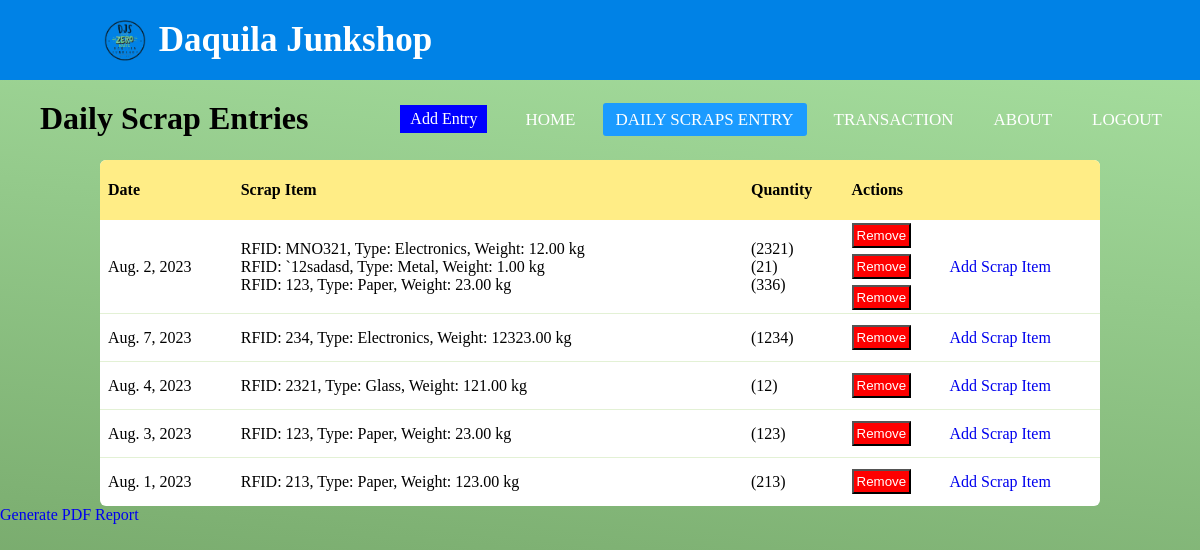
/daily_scrap_table/ (signed in), run on an earlier commit of the app's database.
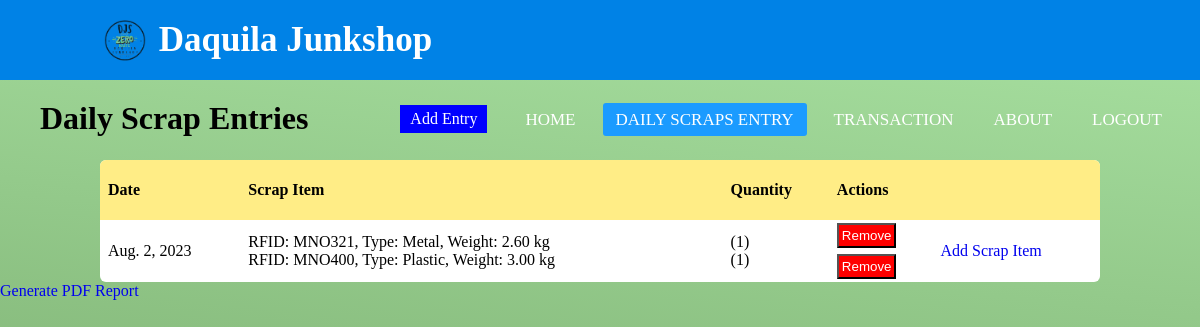
And on a later commit of the database.
### app1/models.py (models this page shows, shortened)
class DailyScrapEntry(models.Model):
    date = models.DateField()
    customer = models.ForeignKey(Customer, on_delete=models.SET_NULL, null=True, blank=True)
    staff_responsible = models.ForeignKey(User, on_delete=models.SET_NULL, null=True, blank=True)
    scraps = models.ManyToManyField(ScrapItem, through='ScrapEntryDetail')

class ScrapEntryDetail(models.Model):
    daily_scrap_entry = models.ForeignKey(DailyScrapEntry, on_delete=models.CASCADE)
    scrap_item = models.ForeignKey(ScrapItem, on_delete=models.CASCADE)
    quantity = models.PositiveIntegerField(default=1)

class ScrapItem(models.Model):
    RFID = models.CharField(max_length=100, unique=True)
    weight = models.DecimalField(max_digits=10, decimal_places=2)
    scrap_type = models.ForeignKey(ScrapType, on_delete=models.CASCADE)
    def __str__(self):
        return f"RFID: {self.RFID}, Type: {self.scrap_type}, Weight: {self.weight} kg"

class ScrapType(models.Model):
    name = models.CharField(max_length=50, unique=True)
    def __str__(self):
        return self.name

### app1/views.py (the view)
# urls.py: path('daily_scrap_table/', views.daily_scrap_table, name='daily_scrap_table'),
@login_required(login_url='login')
def daily_scrap_table(request):
    daily_scrap_entries = DailyScrapEntry.objects.all()
    return render(request, 'daily_scrap_table.html', {'daily_scrap_entries': daily_scrap_entries})

### app1/templates/daily_scrap_table.html (shortened to what this page needs)
{% extends 'base.html' %}
{% block content %}
{% load static %}
<link rel="stylesheet" href="{% static "daily_scrap_table.css" %}">
<div class="header">
    <h1>Daily Scrap Entries</h1>
    <a href="{% url 'add_daily_scrap_entry' %}" class="add_entry">Add Entry</a>
</div>
<table>
    <thead>
        <tr>
            <th>Date</th>
            <th>Scrap Item</th>
            <th>Quantity</th>
            <th colspan="2">Actions</th>
        </tr>
    <thead>
    <tbody>
        {% for entry in daily_scrap_entries %}
        <tr>
            <td>{{ entry.date }}</td>
            <td>
                {% for scrap_entry_detail in entry.scrapentrydetail_set.all %}
                {{ scrap_entry_detail.scrap_item }}<br />
                {% endfor %}
            </td>
            <td>
                {% for scrap_entry_detail in entry.scrapentrydetail_set.all %}
                ({{ scrap_entry_detail.quantity }}) <br />
                {% endfor %}
            </td>
            <td>
                {% for scrap_entry_detail in entry.scrapentrydetail_set.all %}
                <form action="{% url 'remove_scrap_entry_detail' scrap_entry_detail.id %}" method="post">
                    <button type="submit" class="remove">Remove</button>
                </form>
                {% endfor %}
            </td>
            <td>
                <a href="{% url 'add_scrap_item_to_daily_scrap_entry' entry.id %}">Add Scrap Item</a>
            </td>
        </tr>
        {% endfor %}
    </tbody>
<a href="{% url 'generate_pdf_report' %}" class="btn btn-primary">Generate PDF Report</a>
{% endblock content %}

### app1/templates/base.html (shortened to what this page needs)
{% load static %}
<!DOCTYPE html>
<html>
<head>
	<link rel="stylesheet" href="{% static "navbar.css" %}">
	<link rel="stylesheet" href="{% static "base.css" %}">
    <link rel="stylesheet" href="https://cdnjs.cloudflare.com/ajax/libs/font-awesome/5.15.3/css/all.min.css"/>
</head>
<body>
	<div class="bubbles">
	{% include "navbar.html" %}
	{% block content %}
	{% endblock content %}
</div>
</body>
</html>

### app1/templates/navbar.html (shortened to what this page needs)
{% load static %}
    <nav>
          <span class="logo">
            <img src="{% static 'img/logotps.png' %}" width="50" class="logo-img">
          <span>Daquila Junkshop</span>
        </span>
      <ul>
        <li><a href="#">Home</a></li>
        <li><a {% if request.resolver_match.url_name == 'daily_scrap_table' %}class="active"{% endif %} href="{% url 'daily_scrap_table' %}">Daily Scraps Entry</a></li>
        <li><a {% if request.resolver_match.url_name == 'transaction_list' %}class="active"{% endif %} href="{% url 'transaction_list' %}">Transaction</a></li>
        <li><a href="#">About</a></li>
        {% if user.is_authenticated %}
          <li><a href="{% url 'logout' %}">Logout</a></li>
        {% else %}
          <li><a {% if request.resolver_match.url_name == 'login' %}class="active"{% endif %} href="{% url 'login' %}">Login</a></li>
        {% endif %}
      </ul>
    </nav>

### static/navbar.css (style rules this page uses)
* { padding: 0; margin: 0; text-decoration: none; list-style: none; box-sizing: border-box; }
body { font-family: montserrat; height: 100vh; margin: 0; padding: 0; background: rgb(105,153,92); background: linear-gradient(6deg, rgba(105,153,92,1) 0%, rgba(169,226,162,1) 100%); }
nav { background: #0082e6; height: 80px; width: 100%; }
.logo-img { position: relative; top: 15px; }
span.logo { color: white; font-size: 35px; line-height: 80px; padding: 0 100px; font-weight: bold; }
nav ul { float: right; margin-right: 20px; }
nav ul li { display: inline-block; line-height: 80px; margin: 0 5px; }
nav ul li a { color: white; font-size: 17px; padding: 7px 13px; border-radius: 3px; text-transform: uppercase; }
a.active,a:hover { background: #1b9bff; transition: .5s; }

### static/base.css (style rules this page uses)
.bubbles { position: relative; width: 100%; height: 100vh; overflow: hidden; }

### static/daily_scrap_table.css (style rules this page uses)
.header { display: flex; justify-content: space-between; align-items: center; padding: 0 20px; margin: 20px; }
.add_entry { padding: 5px 10px; background: blue; color: white; }
.remove { padding: 3px; background: #FE0000; color: white; margin: 3px 0; }
table { border-spacing: 1; border-collapse: collapse; background: white; border-radius: 6px; overflow: hidden; max-width: 1000px; width: 100%; margin: 0 auto; position: relative; }
table * { position: relative; }
table td, table th { padding-left: 8px; }
table thead tr { height: 60px; background: #FFED86; font-size: 16px; }
table tbody tr { height: 48px; border-bottom: 1px solid #E3F1D5; }
table tbody tr:last-child { border: 0; }
table td, table th { text-align: left; }

What changed in the data, as far as the page shows it:
removed ScrapEntryDetail: scrap_item "RFID: MNO321, Type: Electronics, Weight: 12.00 kg", quantity "2321"
removed ScrapEntryDetail: scrap_item "RFID: `12sadasd, Type: Metal, Weight: 1.00 kg", quantity "21"
removed ScrapEntryDetail: scrap_item "RFID: 123, Type: Paper, Weight: 23.00 kg", quantity "336"
removed DailyScrapEntry: date "Aug. 7, 2023"
removed ScrapEntryDetail: scrap_item "RFID: 234, Type: Electronics, Weight: 12323.00 kg", quantity "1234"
removed DailyScrapEntry: date "Aug. 4, 2023"
removed ScrapEntryDetail: scrap_item "RFID: 2321, Type: Glass, Weight: 121.00 kg", quantity "12"
removed DailyScrapEntry: date "Aug. 3, 2023"
removed ScrapEntryDetail: scrap_item "RFID: 123, Type: Paper, Weight: 23.00 kg", quantity "123"
removed DailyScrapEntry: date "Aug. 1, 2023"
removed ScrapEntryDetail: scrap_item "RFID: 213, Type: Paper, Weight: 123.00 kg", quantity "213"
added ScrapEntryDetail: scrap_item "RFID: MNO321, Type: Metal, Weight: 2.60 kg", quantity "1"
added ScrapEntryDetail: scrap_item "RFID: MNO400, Type: Plastic, Weight: 3.00 kg", quantity "1"
